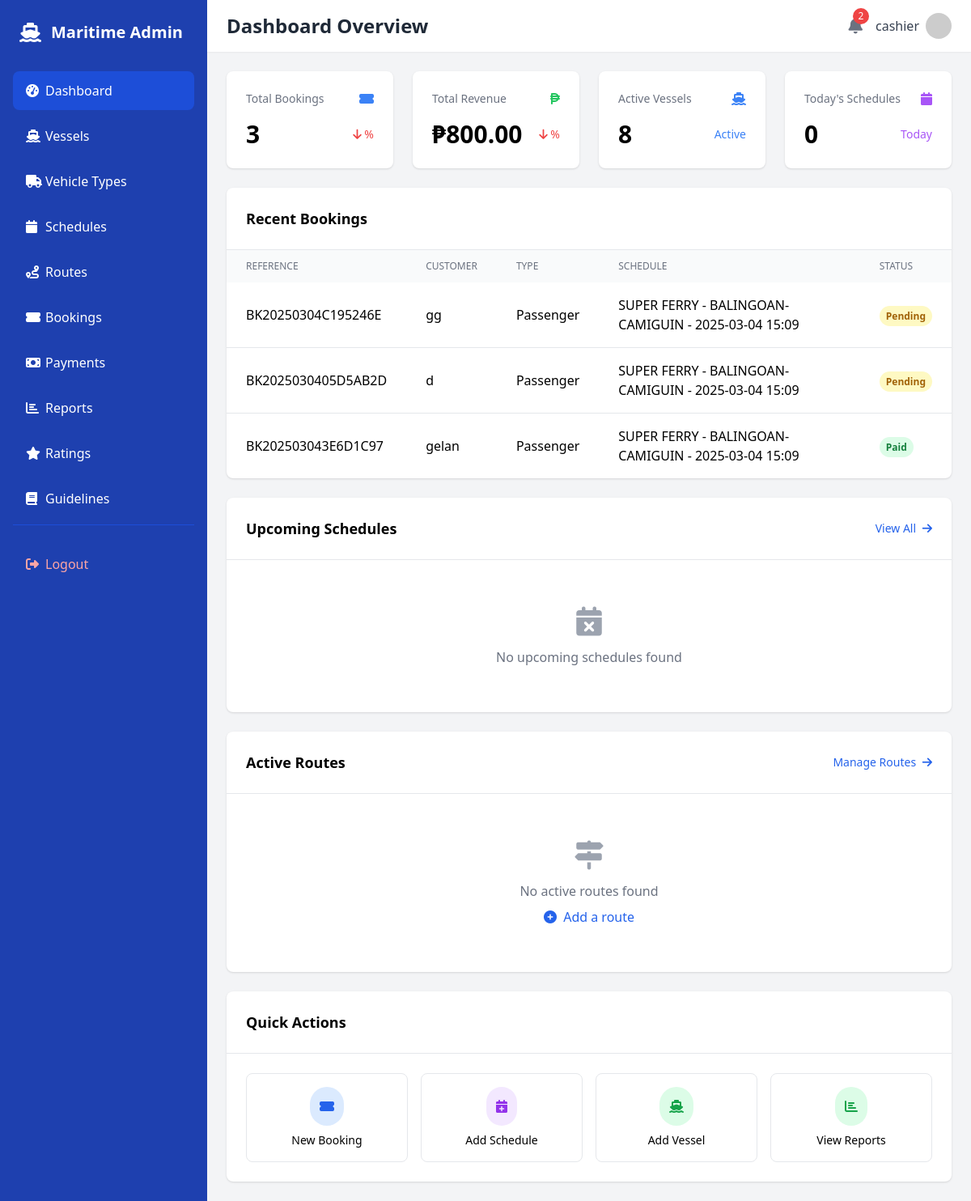
Page /dashboard/ (signed in) on the earlier database version.
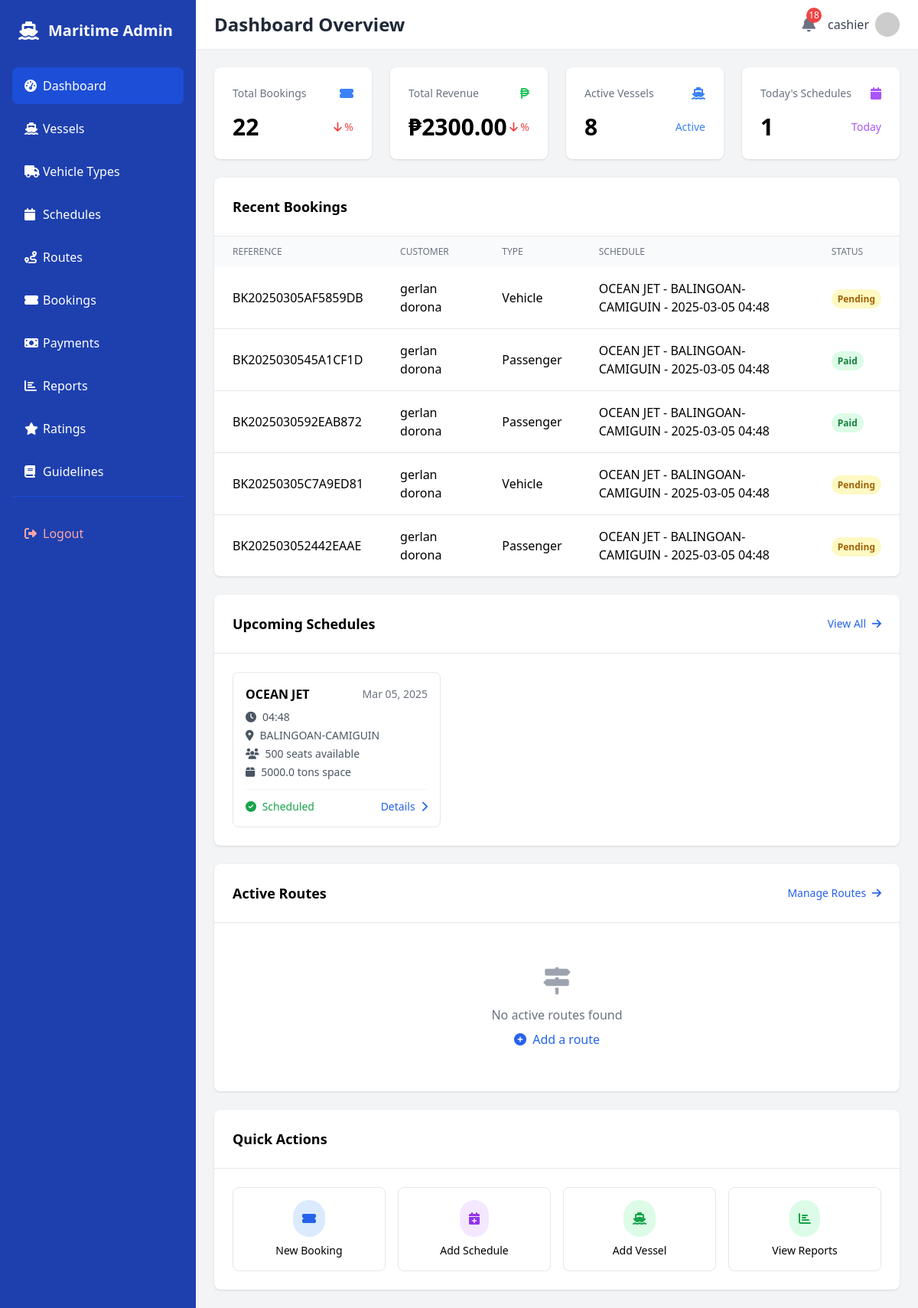
Same page on the later database version.
### trip/models.py (models this page shows, shortened)
class Booking(models.Model):
    STATUS_CHOICES = [
        ('pending', 'Pending'),
        ('confirmed', 'Confirmed'),
        ('cancelled', 'Cancelled'),
        ('completed', 'Completed')
    ]
    booking_reference = models.CharField(max_length=10, unique=True)
    BOOKING_TYPE_CHOICES = [
        ('passenger', 'Passenger'),
        ('vehicle', 'Vehicle'),
    ]
    booking_type = models.CharField(
        max_length=10,
        choices=BOOKING_TYPE_CHOICES,
        default='passenger'
    )
    full_name = models.CharField(max_length=200)
    contact_number = models.CharField(max_length=15)
    email = models.EmailField()
    schedule = models.ForeignKey(Schedule, on_delete=models.CASCADE)
    is_paid = models.BooleanField(default=False)
    booking_reference = models.CharField(max_length=20, unique=True, blank=True)
    qr_code = models.ImageField(upload_to='qr_codes/', blank=True, null=True)
    created_at = models.DateTimeField(auto_now_add=True)
    number_of_passengers = models.PositiveIntegerField(
        default=1,
        validators=[MinValueValidator(1)]
    )
    vehicle_type = models.ForeignKey(
        VehicleType,
        on_delete=models.SET_NULL,
        null=True,
        blank=True
    )
    plate_number = models.CharField(
        max_length=20,
        blank=True,
        null=True
    )
    occupant_count = models.PositiveIntegerField(
        default=1,
        validators=[MinValueValidator(1)]
    )
    cargo_weight = models.FloatField(
        default=0.0,
        help_text="Total cargo weight in metric tons."
    )
    adult_passengers = models.PositiveIntegerField(
        default=0,
        validators=[MinValueValidator(0)]
    )
    child_passengers = models.PositiveIntegerField(
        default=0,
        validators=[MinValueValidator(0)]
    )
    adult_fare_rate = models.DecimalField(
        max_digits=10,
        decimal_places=2,
        validators=[MinValueValidator(0)]
    )
    child_fare_rate = models.DecimalField(
        max_digits=10,
        decimal_places=2,
        validators=[MinValueValidator(0)]
    )
    total_fare = models.DecimalField(
        max_digits=10,
        decimal_places=2,
        validators=[MinValueValidator(0)]
    )

class Schedule(models.Model):
    vessel = models.ForeignKey(Vessel, on_delete=models.CASCADE)
    route = models.ForeignKey(Route, on_delete=models.CASCADE)
    departure_datetime = models.DateTimeField()
    arrival_datetime = models.DateTimeField()
    available_seats = models.PositiveIntegerField()
    available_cargo_space = models.FloatField()
    adult_fare = models.DecimalField(
        max_digits=10,
        decimal_places=2,
        validators=[MinValueValidator(0)],
        help_text="Adult passenger fare rate"
    )
    child_fare = models.DecimalField(
        max_digits=10,
        decimal_places=2,
        validators=[MinValueValidator(0)],
        help_text="Child passenger fare rate (ages 3-11)"
    )
    STATUS_CHOICES = [
        ('scheduled', 'Scheduled'),
        ('in_progress', 'In Progress'),
        ('completed', 'Completed'),
        ('canceled', 'Canceled'),
    ]
    status = models.CharField(max_length=20, choices=STATUS_CHOICES, default='scheduled')
    notes = models.TextField(blank=True, null=True)
    def __str__(self):
        return f"{self.vessel.name} - {self.route.name} - {self.departure_datetime.strftime('%Y-%m-%d %H:%M')}"

class Vessel(models.Model):
    name = models.CharField(max_length=100)
    capacity_passengers = models.PositiveIntegerField()
    capacity_cargo = models.FloatField(help_text="Capacity in metric tons")
    active = models.BooleanField(default=True)

class Route(models.Model):
    name = models.CharField(max_length=100)
    origin = models.CharField(max_length=100)
    destination = models.CharField(max_length=100)
    distance = models.FloatField(
        help_text="Distance in nautical miles",
        validators=[MinValueValidator(0.1)]
    )
    estimated_duration = models.DurationField(
        help_text="Estimated travel duration (HH:MM:SS)"
    )
    active = models.BooleanField(default=True)
    description = models.TextField(blank=True, null=True)
    created_by = models.ForeignKey(
        'auth.User',
        on_delete=models.SET_NULL,
        null=True,
        blank=True,
        related_name='created_routes'
    )

### trip/views.py (the view)
# urls.py: path('dashboard/', views.dashboard_home, name='dashboard'),
@login_required
@staff_member_required
def dashboard_home(request):
    today = timezone.now().date()
    vehicle_types = VehicleType.objects.all()
    context = {
        'total_bookings': Booking.objects.count(),
        'total_revenue': Payment.objects.aggregate(total=models.Sum('amount_paid'))['total'] or 0,
        'active_vessels': Vessel.objects.filter(active=True).count(),
        'active_routes': Route.objects.filter(active=True).count(),
        'todays_schedules': Schedule.objects.filter(
            departure_datetime__date=today,
            status='scheduled'
        ).count(),
        'recent_bookings': Booking.objects.order_by('-created_at')[:5],
        'upcoming_schedules': Schedule.objects.filter(
            departure_datetime__gte=timezone.now(),
            status='scheduled'
        ).order_by('departure_datetime')[:6],
        'vehicle_types': vehicle_types,
    }
    return render(request, 'dashboard/home.html', context)

### trip/views.py (called while the page is built)
def get_notification_context(request):
    if request.user.is_authenticated:
        pending_payments_count = Booking.objects.filter(is_paid=False).count()
        return {
            'pending_payments_count': pending_payments_count
        }
    return {'pending_payments_count': 0}

### templates/dashboard/home.html (shortened to what the changed rows need)
{% extends 'dashboard/base.html' %}
{% block header %}Dashboard Overview{% endblock %}
{% block content %}
<div class="grid grid-cols-1 md:grid-cols-2 lg:grid-cols-4 gap-6 mb-6">
    <div class="bg-white rounded-lg shadow p-6">
        <div class="flex items-center justify-between">
            <span class="text-3xl font-bold">{{ total_bookings }}</span>
            <span class="{% if booking_growth >= 0 %}text-green-500{% else %}text-red-500{% endif %} text-sm">
                <i class="fas fa-arrow-{% if booking_growth >= 0 %}up{% else %}down{% endif %}"></i>
                {{ booking_growth|floatformat:1|cut:'-' }}%
            </span>
        </div>
    </div>
    <div class="bg-white rounded-lg shadow p-6">
        <div class="flex items-center justify-between">
            <span class="text-3xl font-bold">₱{{ total_revenue|floatformat:2 }}</span>
            <span class="{% if revenue_growth >= 0 %}text-green-500{% else %}text-red-500{% endif %} text-sm">
                <i class="fas fa-arrow-{% if revenue_growth >= 0 %}up{% else %}down{% endif %}"></i>
                {{ revenue_growth|floatformat:1|cut:'-' }}%
            </span>
        </div>
    </div>
    <div class="bg-white rounded-lg shadow p-6">
        <div class="flex items-center justify-between">
            <span class="text-3xl font-bold">{{ todays_schedules }}</span>
            <span class="text-purple-500 text-sm">Today</span>
        </div>
    </div>
</div>
<div class="bg-white rounded-lg shadow mb-6">
    <div class="p-6 border-b">
        <h2 class="text-lg font-semibold">Recent Bookings</h2>
    </div>
    <div class="overflow-x-auto">
        <table class="w-full">
            <thead class="bg-gray-50">
                <tr>
                    <th class="px-6 py-3 text-left text-xs font-medium text-gray-500 uppercase">Reference</th>
                    <th class="px-6 py-3 text-left text-xs font-medium text-gray-500 uppercase">Customer</th>
                    <th class="px-6 py-3 text-left text-xs font-medium text-gray-500 uppercase">Type</th>
                    <th class="px-6 py-3 text-left text-xs font-medium text-gray-500 uppercase">Schedule</th>
                    <th class="px-6 py-3 text-left text-xs font-medium text-gray-500 uppercase">Status</th>
                </tr>
            </thead>
            <tbody class="divide-y divide-gray-200">
                {% for booking in recent_bookings %}
                <tr>
                    <td class="px-6 py-4">{{ booking.booking_reference }}</td>
                    <td class="px-6 py-4">{{ booking.full_name }}</td>
                    <td class="px-6 py-4">{{ booking.get_booking_type_display }}</td>
                    <td class="px-6 py-4">{{ booking.schedule }}</td>
                    <td class="px-6 py-4">
                        {% if booking.is_paid %}
                        <span class="px-2 py-1 text-xs font-semibold text-green-700 bg-green-100 rounded-full">Paid</span>
                        {% else %}
                        <span class="px-2 py-1 text-xs font-semibold text-yellow-700 bg-yellow-100 rounded-full">Pending</span>
                        {% endif %}
                    </td>
                </tr>
                {% endfor %}
            </tbody>
        </table>
    </div>
</div>
<div class="bg-white rounded-lg shadow">
    <div class="p-6 border-b flex justify-between items-center">
        <h2 class="text-lg font-semibold">Upcoming Schedules</h2>
    </div>
    <div class="p-6">
        <div class="grid grid-cols-1 md:grid-cols-2 lg:grid-cols-3 gap-4">
            {% for schedule in upcoming_schedules %}
            <div class="border rounded-lg p-4">
                <div class="flex items-center justify-between mb-2">
                    <span class="font-semibold">{{ schedule.vessel.name }}</span>
                    <span class="text-sm text-gray-500">{{ schedule.departure_datetime|date:"M d, Y" }}</span>
                </div>
                <div class="space-y-1 text-sm text-gray-600">
                    <p><i class="fas fa-clock mr-2"></i>{{ schedule.departure_datetime|date:"H:i" }}</p>
                    <p><i class="fas fa-map-marker-alt mr-2"></i>{{ schedule.route.name }}</p>
                    <p><i class="fas fa-users mr-2"></i>{{ schedule.available_seats }} seats available</p>
                    <p><i class="fas fa-box mr-2"></i>{{ schedule.available_cargo_space }} tons space</p>
                </div>
                <div class="mt-3 pt-3 border-t border-gray-100">
                    <div class="flex justify-between items-center">
                        <span class="text-sm font-medium text-gray-500">
                            {% if schedule.status == 'scheduled' %}
                            <span class="text-green-600"><i class="fas fa-check-circle mr-1"></i> Scheduled</span>
                            {% elif schedule.status == 'delayed' %}
                            <span class="text-yellow-600"><i class="fas fa-exclamation-circle mr-1"></i> Delayed</span>
                            {% elif schedule.status == 'cancelled' %}
                            <span class="text-red-600"><i class="fas fa-times-circle mr-1"></i> Cancelled</span>
                            {% else %}
                            <span class="text-blue-600"><i class="fas fa-info-circle mr-1"></i> {{ schedule.status|title }}</span>
                            {% endif %}
                        </span>
                        <a href="{% url 'dashboard_schedules' %}?id={{ schedule.id }}" class="text-blue-600 hover:text-blue-800 text-sm">
                            Details <i class="fas fa-chevron-right ml-1"></i>
                        </a>
                    </div>
                </div>
            </div>
            {% empty %}
            <div class="col-span-3 text-center py-8">
                <i class="fas fa-calendar-times text-gray-400 text-4xl mb-3"></i>
                <p class="text-gray-500">No upcoming schedules found</p>
            </div>
            {% endfor %}
        </div>
    </div>
</div>
<div class="bg-white rounded-lg shadow mt-6">
    <div class="p-6 border-b flex justify-between items-center">
        <h2 class="text-lg font-semibold">Active Routes</h2>
    </div>
</div>
<div class="bg-white rounded-lg shadow mt-6">
    <div class="p-6 border-b">
        <h2 class="text-lg font-semibold">Quick Actions</h2>
    </div>
</div>
{% endblock %}

### templates/dashboard/base.html (shortened to what the changed rows need)
<!DOCTYPE html>
<html lang="en">
<head>
    <script src="https://cdn.tailwindcss.com"></script>
    <link rel="stylesheet" href="https://cdnjs.cloudflare.com/ajax/libs/font-awesome/6.4.2/css/all.min.css">
</head>
<body class="bg-gray-100">
    <div class="flex min-h-screen">
        <div class="flex-1">
            <header class="bg-white shadow-sm">
                <div class="flex items-center justify-between px-6 py-4">
                    <h1 class="text-2xl font-bold text-gray-800">{% block header %}{% endblock %}</h1>
                    <div class="flex items-center space-x-4">
                        <div class="relative">
                            <button
                                class="text-gray-500 hover:text-gray-700"
                                hx-get="{% url 'get_notifications' %}"
                                hx-target="#notifications-dropdown"
                                hx-trigger="click"
                                onclick="toggleNotifications()">
                                <i class="fas fa-bell text-xl"></i>
                                {% if pending_payments_count > 0 %}
                                <span class="absolute -top-2 -right-2 bg-red-500 text-white text-xs rounded-full w-5 h-5 flex items-center justify-center">
                                    {{ pending_payments_count }}
                                </span>
                                {% endif %}
                            </button>
                        </div>
                    </div>
                </div>
            </header>
            <main class="p-6">
                {% block content %}{% endblock %}
            </main>
        </div>
    </div>
</body>
</html>

Differences in the rows shown:
no longer on this page (row unchanged): Booking: booking_reference "BK20250304C195246E", full_name "gg", booking_type "Passenger", schedule "SUPER FERRY - BALINGOAN-CAMIGUIN - 2025-03-04 15:09", is_paid "Pending"
no longer on this page (row unchanged): Booking: booking_reference "BK2025030405D5AB2D", full_name "d", booking_type "Passenger", schedule "SUPER FERRY - BALINGOAN-CAMIGUIN - 2025-03-04 15:09", is_paid "Pending"
no longer on this page (row unchanged): Booking: booking_reference "BK202503043E6D1C97", full_name "gelan", booking_type "Passenger", schedule "SUPER FERRY - BALINGOAN-CAMIGUIN - 2025-03-04 15:09", is_paid "Paid"
added Booking: booking_reference "BK20250305AF5859DB", full_name "gerlan dorona", booking_type "Vehicle", schedule "OCEAN JET - BALINGOAN-CAMIGUIN - 2025-03-05 04:48", is_paid "Pending"
added Booking: booking_reference "BK2025030545A1CF1D", full_name "gerlan dorona", booking_type "Passenger", schedule "OCEAN JET - BALINGOAN-CAMIGUIN - 2025-03-05 04:48", is_paid "Paid"
added Booking: booking_reference "BK2025030592EAB872", full_name "gerlan dorona", booking_type "Passenger", schedule "OCEAN JET - BALINGOAN-CAMIGUIN - 2025-03-05 04:48", is_paid "Paid"
added Booking: booking_reference "BK20250305C7A9ED81", full_name "gerlan dorona", booking_type "Vehicle", schedule "OCEAN JET - BALINGOAN-CAMIGUIN - 2025-03-05 04:48", is_paid "Pending"
added Booking: booking_reference "BK202503052442EAAE", full_name "gerlan dorona", booking_type "Passenger", schedule "OCEAN JET - BALINGOAN-CAMIGUIN - 2025-03-05 04:48", is_paid "Pending"
added Schedule: vessel.name "OCEAN JET", departure_datetime "Mar 05, 2025", departure_datetime "04:48", route.name "BALINGOAN-CAMIGUIN", available_seats "500", available_cargo_space "5000.0", status "scheduled" (drawn)
Other differences:
{{ pending_payments_count }}: "2" → "18"
{{ total_bookings }}: "3" → "22"
{{ total_revenue|floatformat:2 }}: "800.00" → "2300.00"
{{ todays_schedules }}: "0" → "1"
text no longer shown: "No upcoming schedules found"
